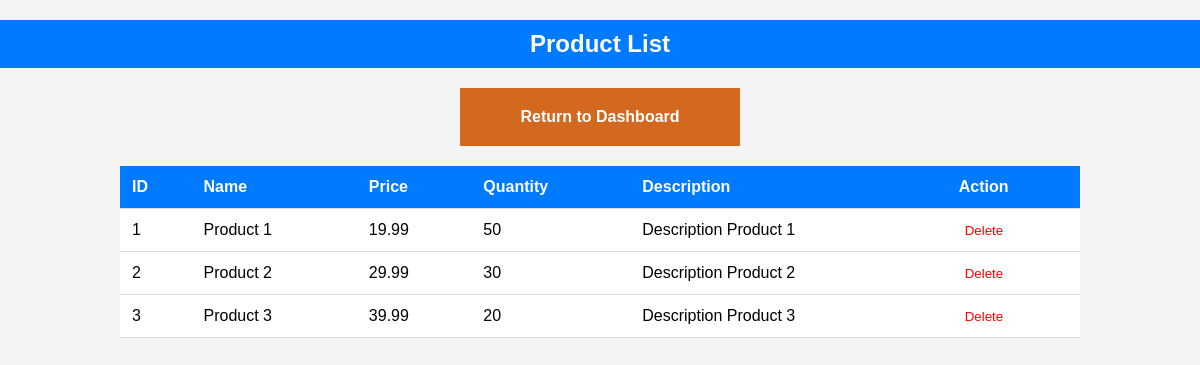
The app's page /view/admin/show_product.php (signed in), older data.
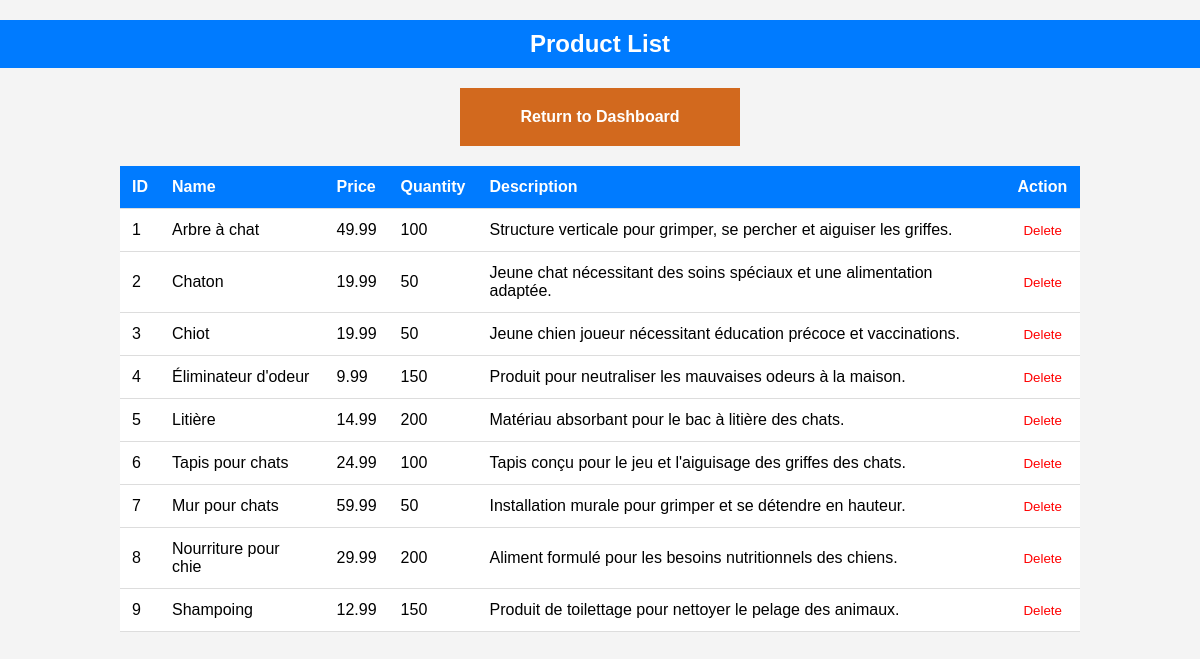
The same page, newer data.
### tables this page shows
CREATE TABLE IF NOT EXISTS `product` (
  `id` bigint(20) NOT NULL AUTO_INCREMENT,
  `name` varchar(20) NOT NULL,
  `quantity` int(11) NOT NULL,
  `price` decimal(5,2) NOT NULL,
  `img_url` varchar(255) NOT NULL,
  `description` text NOT NULL,
  `img_path` varchar(255) NOT NULL,
  PRIMARY KEY (`id`)
);

### controller/ProductController.php (called while the page is built, shortened)
<?php
class ProductController
{
    private $db;
    public function __construct($db)
    {
        $this->db = $db;
    }
    public function listProducts()
    {
        $stmt = $this->db->prepare("SELECT id, name, price, quantity, description FROM product");
        $stmt->execute();
        return $stmt->fetchAll(PDO::FETCH_ASSOC);
    }
}

### view/admin/show_product.php (the view, shortened to what this page needs)
<?php
require_once __DIR__ . '/../../controller/ProductController.php';
$db = connexionDB::getConnection();
$productController = new ProductController($db);
$products = $productController->listProducts();
?>
<!DOCTYPE html>
<html lang="en">
<head>
	<link rel="stylesheet" href="../../public/css/cursor.css">
</head>
<body>
	<h2>Product List</h2>
	<a href="./dashboard.php">Return to Dashboard</a>
	<table>
		<tr>
			<th>ID</th>
			<th>Name</th>
			<th>Price</th>
			<th>Quantity</th>
			<th>Description</th>
			<th>Action</th>
		</tr>
		<?php foreach ($products as $product) : ?>
			<tr>
				<td><?= htmlspecialchars($product['id']) ?></td>
				<td><?= htmlspecialchars($product['name']) ?></td>
				<td><?= htmlspecialchars($product['price']) ?></td>
				<td><?= htmlspecialchars($product['quantity']) ?></td>
				<td><?= htmlspecialchars($product['description']) ?></td>
				<td>
					<form action="show_product.php" method="POST">
						<button type="submit" class="delete-btn" onclick="return confirm('Are you sure you want to delete this product?');">Delete</button>
					</form>
				</td>
			</tr>
		<?php endforeach; ?>
	</table>
</body>
</html>

### public/css/cursor.css (style rules this page uses)
body, input, button, label, a { cursor: url(../images/cursor.png), auto; }

### view/admin/show_product.php (style rules this page uses)
body { font-family: Arial, sans-serif; background-color: #f4f4f4; margin: 0; padding: 0; }
h2 { background-color: #007BFF; color: #fff; padding: 10px; text-align: center; }
table { width: 80%; margin: 20px auto; border-collapse: collapse; background-color: #fff; }
th, td { padding: 12px; text-align: left; border-bottom: 1px solid #ddd; }
th { background-color: #007BFF; color: #fff; }
.delete-btn { color: #FF0000; border: none; background: none; cursor: pointer; }
a { background-color: chocolate; color: #FFF; padding: 20px; text-decoration: none; text-align: center; font-weight: bold; display: block; margin: 20px auto; width: 20%; text-align: center; }

Row changes from the older to the newer data that the page shows:
changed product id 1: name "Product 1" → "Arbre à chat"; price "19.99" → "49.99"; quantity "50" → "100"; description "Description Product 1" → "Structure verticale pour grimper, se percher et aiguiser les griffes."
changed product id 2: name "Product 2" → "Chaton"; price "29.99" → "19.99"; quantity "30" → "50"; description "Description Product 2" → "Jeune chat nécessitant des soins spéciaux et une alimentation adaptée."
changed product id 3: name "Product 3" → "Chiot"; price "39.99" → "19.99"; quantity "20" → "50"; description "Description Product 3" → "Jeune chien joueur nécessitant éducation précoce et vaccinations."
added product: id "4", name "Éliminateur d'odeur", price "9.99", quantity "150", description "Produit pour neutraliser les mauvaises odeurs à la maison."
added product: id "5", name "Litière", price "14.99", quantity "200", description "Matériau absorbant pour le bac à litière des chats."
added product: id "6", name "Tapis pour chats", price "24.99", quantity "100", description "Tapis conçu pour le jeu et l'aiguisage des griffes des chats."
added product: id "7", name "Mur pour chats", price "59.99", quantity "50", description "Installation murale pour grimper et se détendre en hauteur."
added product: id "8", name "Nourriture pour chie", price "29.99", quantity "200", description "Aliment formulé pour les besoins nutritionnels des chiens."
added product: id "9", name "Shampoing", price "12.99", quantity "150", description "Produit de toilettage pour nettoyer le pelage des animaux."
